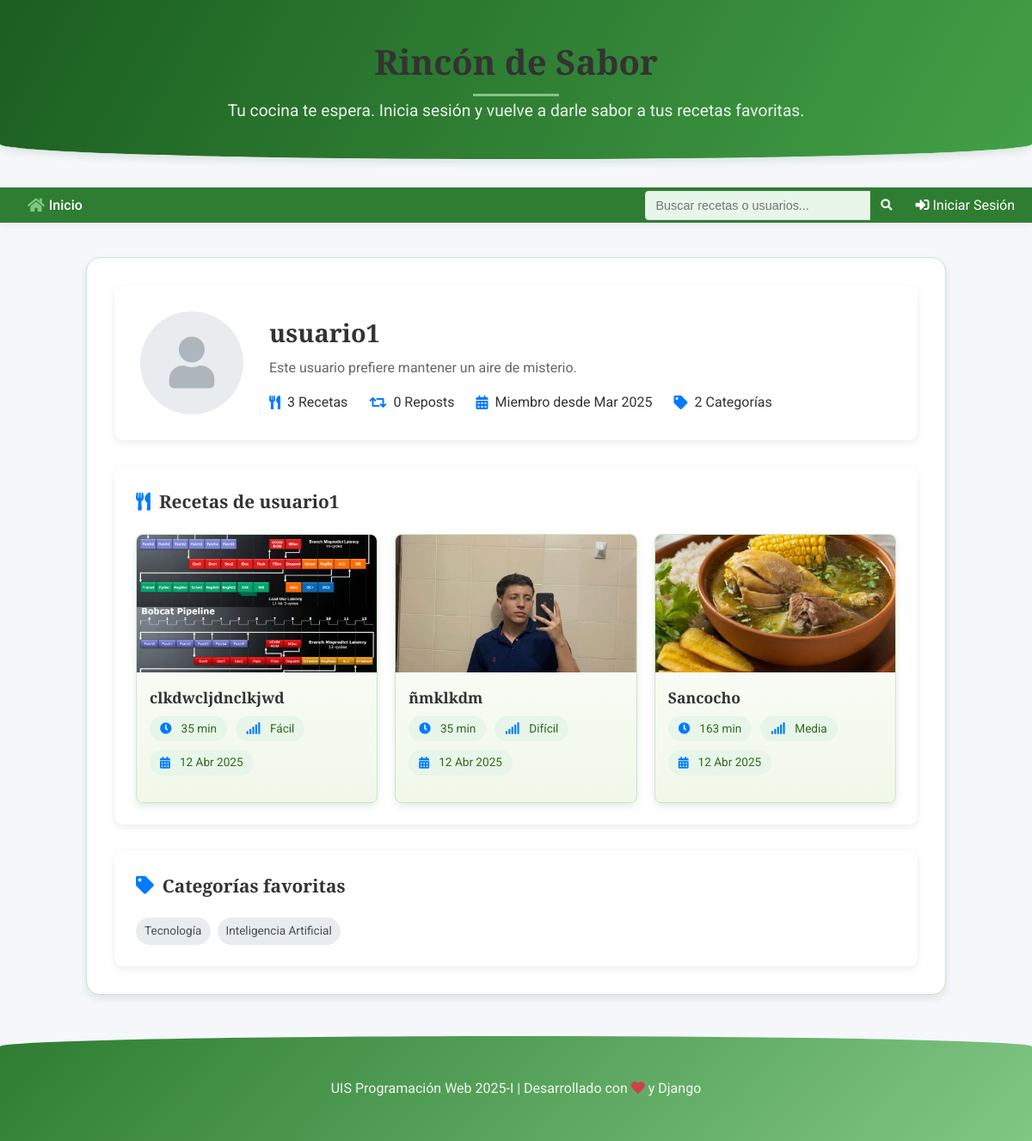
/perfil/usuario1/, run on an earlier commit of the app's database.
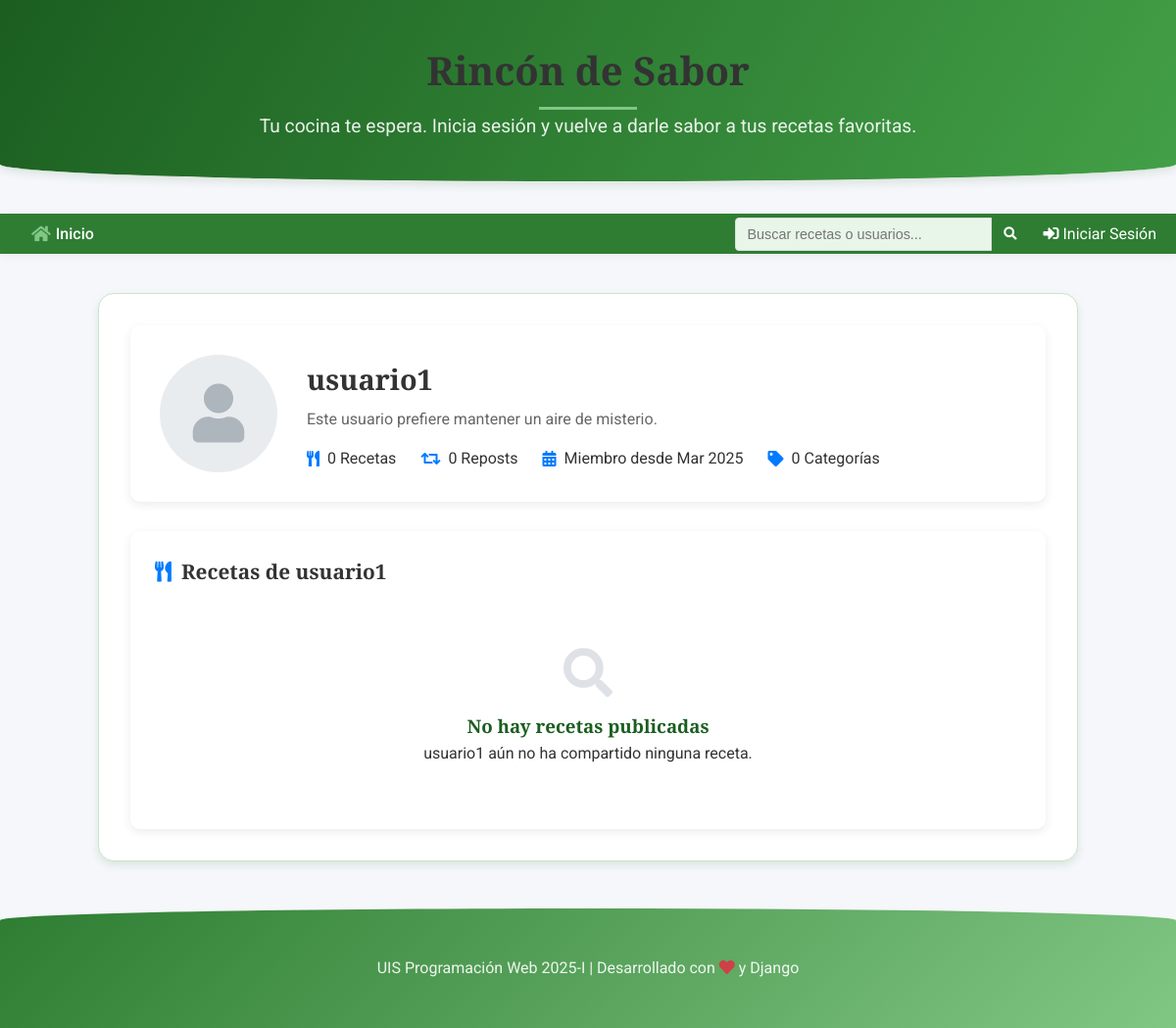
And on a later commit of the database.
### post/models.py (models this page shows, shortened)
class Recipe(models.Model):
    DIFFICULTY_CHOICES = [
        ('FACIL', 'Fácil'),
        ('MEDIA', 'Media'),
        ('DIFICIL', 'Difícil'),
    ]
    title = models.CharField(max_length=200, verbose_name='Título')
    ingredients = models.TextField(verbose_name='Ingredientes')
    instructions = models.TextField(verbose_name='Instrucciones')
    prep_time = models.PositiveIntegerField(verbose_name='Tiempo de Preparación (minutos)', default=0)
    cook_time = models.PositiveIntegerField(verbose_name='Tiempo de Cocción (minutos)', default=0)
    servings = models.PositiveIntegerField(verbose_name='Porciones', default=1)
    difficulty = models.CharField(max_length=10, choices=DIFFICULTY_CHOICES, default='MEDIA', verbose_name='Dificultad')
    recipe_image = models.ImageField(upload_to='recipe_pics/', null=True, blank=True, verbose_name='Imagen de la Receta')
    author = models.ForeignKey(User, on_delete=models.CASCADE, verbose_name='Autor')
    category = models.ForeignKey(Category, on_delete=models.SET_NULL, null=True, blank=True, verbose_name='Categoría')
    created_at = models.DateTimeField(auto_now_add=True, verbose_name='Fecha de Creación')
    updated_at = models.DateTimeField(auto_now=True, verbose_name='Última Actualización')
    published = models.BooleanField(default=True, verbose_name='Publicada')
    def total_time(self):
        return self.prep_time + self.cook_time

class Category(models.Model):
    name = models.CharField(max_length=100, unique=True)
    class Meta:
        verbose_name = "Category"
        verbose_name_plural = "Categories"

### post/views.py (the view)
# urls.py: path('perfil/<str:username>/', views.perfil_publico, name='perfil_publico'),
def perfil_publico(request, username):
    user = get_object_or_404(User, username=username)
    recetas_propias = Recipe.objects.filter(author=user, published=True).order_by('-created_at')
    reposts = Repost.objects.filter(reposted_by=user).order_by('-created_at')
    total_recetas_propias = recetas_propias.count()
    total_reposts = reposts.count()
    categorias_usadas = Category.objects.filter(recipe__author=user, recipe__published=True).distinct()
    context = {
        'profile_user': user,
        'recetas_propias': recetas_propias,
        'reposts': reposts,
        'total_recetas_propias': total_recetas_propias,
        'total_reposts': total_reposts,
        'total_recetas': total_recetas_propias + total_reposts,
        'categorias_usadas': categorias_usadas,
    }
    return render(request, 'post/perfil_publico.html', context)

### post/templates/post/perfil_publico.html (shortened to what this page needs)
{% extends 'post/base.html' %}
{% load static %}
{% block content %}
<div class="perfil-container">
    <div class="perfil-header">
        {% if profile_user.profile.profile_image %}
            <div class="perfil-avatar">
                <img src="{{ profile_user.profile.profile_image.url }}" alt="{{ profile_user.username }}">
            </div>
        {% else %}
            <div class="perfil-avatar-icon">
                <i class="fas fa-user"></i>
            </div>
        {% endif %}
        <div class="perfil-info">
            <h1 class="perfil-nombre">{{ profile_user.username }}</h1>
            {% if profile_user.profile.bio %}
                <p class="perfil-bio">{{ profile_user.profile.bio }}</p>
            {% else %}
                <p class="perfil-bio">Este usuario prefiere mantener un aire de misterio.</p>
            {% endif %}
            <div class="perfil-stats">
                <div class="stat-item">
                    <i class="fas fa-utensils"></i>
                    <span>{{ total_recetas_propias }} Recetas</span>
                </div>
                <div class="stat-item">
                    <i class="fas fa-retweet"></i>
                    <span>{{ total_reposts }} Reposts</span>
                </div>
                <div class="stat-item">
                    <i class="fas fa-calendar-alt"></i>
                    <span>Miembro desde {{ profile_user.date_joined|date:"M Y" }}</span>
                </div>
                <div class="stat-item">
                    <i class="fas fa-tag"></i>
                    <span>{{ categorias_usadas.count }} Categorías</span>
                </div>
            </div>
        </div>
    </div>
    <div class="perfil-content">
        <div class="perfil-section">
            <h2 class="section-title"><i class="fas fa-utensils"></i> Recetas de {{ profile_user.username }}</h2>
            {% if recetas_propias %}
                <div class="grid-recetas">
                    {% for receta in recetas_propias %}
                        <div class="tarjeta-receta">
                            {% if receta.recipe_image %}
                                <div class="receta-img">
                                    <img src="{{ receta.recipe_image.url }}" alt="{{ receta.title }}">
                                </div>
                            {% endif %}
                            <div class="receta-content">
                                <h3 class="receta-title">
                                    <a href="{% url 'post:detalle_receta' receta.id %}">{{ receta.title }}</a>
                                </h3>
                                <div class="receta-meta">
                                    <span><i class="fas fa-clock"></i> {{ receta.total_time }} min</span>
                                    <span><i class="fas fa-signal"></i> {{ receta.get_difficulty_display }}</span>
                                    <span><i class="fas fa-calendar-alt"></i> {{ receta.created_at|date:"d M Y" }}</span>
                                </div>
                            </div>
                        </div>
                    {% endfor %}
                </div>
            {% else %}
                <div class="no-recetas">
                    <i class="fas fa-search"></i>
                    <h3>No hay recetas publicadas</h3>
                    <p>{{ profile_user.username }} aún no ha compartido ninguna receta.</p>
                </div>
            {% endif %}
        </div>
        {% if categorias_usadas %}
            <div class="perfil-section">
                <h2 class="section-title"><i class="fas fa-tag"></i> Categorías favoritas</h2>
                <div class="categorias-usadas">
                    {% for categoria in categorias_usadas %}
                        <span class="categoria-tag">{{ categoria.name }}</span>
                    {% endfor %}
                </div>
            </div>
        {% endif %}
    </div>
</div>
{% endblock %}

What changed in the data, as far as the page shows it:
removed Recipe: recipe_image (picture), title "clkdwcljdnclkjwd", total_time "35", difficulty "Fácil", created_at "12 Abr 2025"
removed Recipe: recipe_image (picture), title "ñmklkdm", total_time "35", difficulty "Difícil", created_at "12 Abr 2025"
removed Recipe: recipe_image (picture), title "Sancocho", total_time "163", difficulty "Media", created_at "12 Abr 2025"
no longer on this page (row unchanged): Category: name "Tecnología"
no longer on this page (row unchanged): Category: name "Inteligencia Artificial"
Also different on the page:
{{ total_recetas_propias }}: "3" → "0"
{{ categorias_usadas.count }}: "2" → "0"
{{ profile_user.username }}: (not shown) → "usuario1"
text no longer shown: "Categorías favoritas"
text now shown: "No hay recetas publicadas aún no ha compartido ninguna receta."
